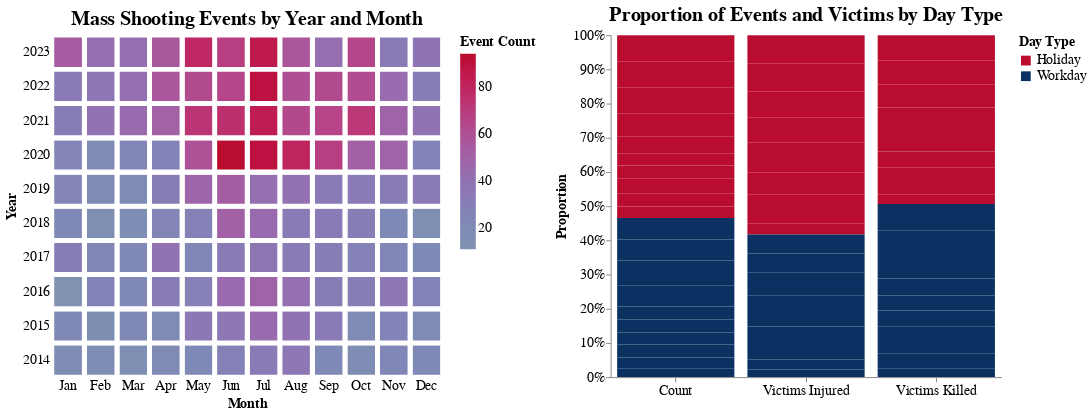

Notebook code for this chart:
### Code cell
def is_holiday(year, month, day, week_day):
    if month == 1 and day == 1:
        return 'Holiday'  # New Year's Day
    elif month == 1 and week_day == 0 and 15 <= day <= 21:
        return 'Holiday'  # Martin Luther King Jr. Day
    elif month == 2 and week_day == 0 and 15 <= day <= 21:
        return 'Holiday'  # Presidents' Day
    elif month == 5 and week_day == 0 and 25 <= day <= 31:
        return 'Holiday'  # Memorial Day
    elif month == 7 and day == 4:
        return 'Holiday'  # Independence Day
    elif month == 9 and week_day == 0 and 1 <= day <= 7:
        return 'Holiday'  # Labor Day
    elif month == 10 and week_day == 0 and 8 <= day <= 14:
        return 'Holiday'  # Columbus Day
    elif month == 11 and day == 11:
        return 'Holiday'  # Veterans Day
    elif month == 11 and week_day == 3 and 22 <= day <= 28:
        return 'Holiday'  # Thanksgiving Day
    elif month == 12 and day == 25:
        return 'Holiday'  # Christmas Day
    elif week_day in [6, 7]:
        return 'Holiday'
    else:
        return 'Workday'

data['Day Type'] = data.apply(lambda row: is_holiday(row['Year'], row['Month'], row['Date'], row['Week Day']), axis=1)

data['Count'] = data.groupby(['Year', 'Month']).transform('size')
heatmap_data = data[['Year', 'Month', 'Count', 'Day Type']].drop_duplicates()

month_labels = ['Jan', 'Feb', 'Mar', 'Apr', 'May', 'Jun', 'Jul', 'Aug', 'Sep', 'Oct', 'Nov', 'Dec']

year_brush = alt.selection_interval(fields=['Year'], encodings=['y'])

heatmap = alt.Chart(heatmap_data).mark_rect(
    stroke='white',
    strokeWidth=5
).encode(
    x=alt.X(
        'Month:O',
        title='Month',
        sort=list(range(1, 13)),
        axis=alt.Axis(
            labels=True,
            labelAngle=0,
            ticks=False,
            domain=False,
            labelFontSize=14,
            titleFontSize=14,
            labelExpr='datum.value == 1 ? "Jan" : datum.value == 2 ? "Feb" : '
                      'datum.value == 3 ? "Mar" : datum.value == 4 ? "Apr" : '
                      'datum.value == 5 ? "May" : datum.value == 6 ? "Jun" : '
                      'datum.value == 7 ? "Jul" : datum.value == 8 ? "Aug" : '
                      'datum.value == 9 ? "Sep" : datum.value == 10 ? "Oct" : '
                      'datum.value == 11 ? "Nov" : "Dec"'
        )
    ),
    y=alt.Y(
        'Year:O',
        title='Year',
        sort='descending',
        axis=alt.Axis(
            ticks=False,
            domain=False,
            labelFontSize=14,
            titleFontSize=14
        )
    ),
    color=alt.condition(
        year_brush,
        alt.Color(
            'Count:Q',
            scale=alt.Scale(domain=[heatmap_data['Count'].min(), heatmap_data['Count'].max()],
                            range=['#7F92B1', '#BA0C2F']),
            legend=alt.Legend(title="Event Count", titleFontSize=14, labelFontSize=14)
        ),
        alt.value('lightgray') 
    ),
    tooltip=['Year', 'Month', 'Count', 'Day Type']
).add_selection(
    year_brush
).properties(
    width=400,
    height=350,
    title=alt.TitleParams(
        text="Mass Shooting Events by Year and Month",
        fontSize=20
    )
)

stacked_data = data.copy()

stacked_summary = stacked_data.groupby(['Year', 'Day Type']).agg(
    Count=('Week Day', 'count'),
    Victims_Killed=('Victims Killed', 'sum'),
    Victims_Injured=('Victims Injured', 'sum')
).reset_index()

stacked_chart = alt.Chart(stacked_summary).transform_fold(
    ['Count', 'Victims_Killed', 'Victims_Injured'],
    as_=['OriginalCategory', 'Value']
).transform_calculate(
    Category=alt.expr.replace(alt.datum.OriginalCategory, '_', ' ')
).mark_bar().encode(
    x=alt.X(
        'Category:N', 
        title=None, 
        axis=alt.Axis(labelAngle=0, labelFontSize=14, titleFontSize=14)  
    ),
    y=alt.Y(
        'Value:Q', 
        stack='normalize', 
        title='Proportion', 
        axis=alt.Axis(grid=False, labelFontSize=14, titleFontSize=14)  
    ), 
    color=alt.Color(
        'Day Type:N',
        scale=alt.Scale(domain=['Holiday', 'Workday'], range=['#BA0C2F', '#0A3161']),
        legend=alt.Legend(title="Day Type", titleFontSize=14, labelFontSize=14) 
    ),
    tooltip=['Year:N', 'Day Type:N', 'Category:N', 'Value:Q']
).transform_filter(
    year_brush
).properties(
    width=400,
    height=350,
    title=alt.TitleParams(
        text="Proportion of Events and Victims by Day Type",
        fontSize=20
    )
)

final_chart = alt.hconcat(
    heatmap,
    stacked_chart
).resolve_legend(
    color="independent"
).configure_view(
    strokeWidth=0
)

final_chart

### Figure 1 — Vega-Lite specification as saved in the notebook (floating-point values rounded to 4 significant figures; data arrays with more than 128 entries replaced by an {"elided": "..."} marker saying what was removed)
{"config": {"view": {"continuousWidth": 300, "continuousHeight": 300, "strokeWidth": 0}}, "hconcat": [{"data": {"name": "data-cdb8a2dfb13b52507d5ef1c1aa6c9015"}, "mark": {"type": "rect", "stroke": "white", "strokeWidth": 5}, "encoding": {"color": {"condition": {"param": "param_1", "field": "Count", "legend": {"labelFontSize": 14, "title": "Event Count", "titleFontSize": 14}, "scale": {"domain": [11, 94], "range": ["#7F92B1", "#BA0C2F"]}, "type": "quantitative"}, "value": "lightgray"}, "tooltip": [{"field": "Year", "type": "quantitative"}, {"field": "Month", "type": "quantitative"}, {"field": "Count", "type": "quantitative"}, {"field": "Day Type", "type": "nominal"}], "x": {"axis": {"domain": false, "labelAngle": 0, "labelExpr": "datum.value == 1 ? \"Jan\" : datum.value == 2 ? \"Feb\" : datum.value == 3 ? \"Mar\" : datum.value == 4 ? \"Apr\" : datum.value == 5 ? \"May\" : datum.value == 6 ? \"Jun\" : datum.value == 7 ? \"Jul\" : datum.value == 8 ? \"Aug\" : datum.value == 9 ? \"Sep\" : datum.value == 10 ? \"Oct\" : datum.value == 11 ? \"Nov\" : \"Dec\"", "labelFontSize": 14, "labels": true, "ticks": false, "titleFontSize": 14}, "field": "Month", "sort": [1, 2, 3, 4, 5, 6, 7, 8, 9, 10, 11, 12], "title": "Month", "type": "ordinal"}, "y": {"axis": {"domain": false, "labelFontSize": 14, "ticks": false, "titleFontSize": 14}, "field": "Year", "sort": "descending", "title": "Year", "type": "ordinal"}}, "height": 350, "name": "view_1", "title": {"text": "Mass Shooting Events by Year and Month", "fontSize": 20}, "width": 400}, {"data": {"name": "data-8e3dadeab983b992004ac2168118a77a"}, "mark": {"type": "bar"}, "encoding": {"color": {"field": "Day Type", "legend": {"labelFontSize": 14, "title": "Day Type", "titleFontSize": 14}, "scale": {"domain": ["Holiday", "Workday"], "range": ["#BA0C2F", "#0A3161"]}, "type": "nominal"}, "tooltip": [{"field": "Year", "type": "nominal"}, {"field": "Day Type", "type": "nominal"}, {"field": "Category", "type": "nominal"}, {"field": "Value", "type": "quantitative"}], "x": {"axis": {"labelAngle": 0, "labelFontSize": 14, "titleFontSize": 14}, "field": "Category", "title": null, "type": "nominal"}, "y": {"axis": {"grid": false, "labelFontSize": 14, "titleFontSize": 14}, "field": "Value", "stack": "normalize", "title": "Proportion", "type": "quantitative"}}, "height": 350, "title": {"text": "Proportion of Events and Victims by Day Type", "fontSize": 20}, "transform": [{"fold": ["Count", "Victims_Killed", "Victims_Injured"], "as": ["OriginalCategory", "Value"]}, {"calculate": "replace(datum.OriginalCategory,'_',' ')", "as": "Category"}, {"filter": {"param": "param_1"}}], "width": 400}], "params": [{"name": "param_1", "select": {"type": "interval", "encodings": ["y"], "fields": ["Year"]}, "views": ["view_1"]}], "resolve": {"legend": {"color": "independent"}}, "$schema": "https://vega.github.io/schema/vega-lite/v5.20.1.json", "datasets": {"data-cdb8a2dfb13b52507d5ef1c1aa6c9015": {"elided": "240 records"}, "data-8e3dadeab983b992004ac2168118a77a": [{"Year": 2014, "Day Type": "Holiday", "Count": 155, "Victims_Killed": 130, "Victims_Injured": 638}, {"Year": 2014, "Day Type": "Workday", "Count": 116, "Victims_Killed": 123, "Victims_Injured": 432}, {"Year": 2015, "Day Type": "Holiday", "Count": 178, "Victims_Killed": 136, "Victims_Injured": 750}, {"Year": 2015, "Day Type": "Workday", "Count": 154, "Victims_Killed": 200, "Victims_Injured": 569}, {"Year": 2016, "Day Type": "Holiday", "Count": 205, "Victims_Killed": 236, "Victims_Injured": 887}, {"Year": 2016, "Day Type": "Workday", "Count": 178, "Victims_Killed": 192, "Victims_Injured": 646}, {"Year": 2017, "Day Type": "Holiday", "Count": 182, "Victims_Killed": 226, "Victims_Injured": 1217}, {"Year": 2017, "Day Type": "Workday", "Count": 165, "Victims_Killed": 191, "Victims_Injured": 571}, {"Year": 2018, "Day Type": "Holiday", "Count": 159, "Victims_Killed": 131, "Victims_Injured": 662}, {"Year": 2018, "Day Type": "Workday", "Count": 176, "Victims_Killed": 216, "Victims_Injured": 646}, {"Year": 2019, "Day Type": "Holiday", "Count": 234, "Victims_Killed": 221, "Victims_Injured": 1041}, {"Year": 2019, "Day Type": "Workday", "Count": 180, "Victims_Killed": 207, "Victims_Injured": 649}, {"Year": 2020, "Day Type": "Holiday", "Count": 321, "Victims_Killed": 259, "Victims_Injured": 1409}, {"Year": 2020, "Day Type": "Workday", "Count": 290, "Victims_Killed": 236, "Victims_Injured": 1117}, {"Year": 2021, "Day Type": "Holiday", "Count": 350, "Victims_Killed": 313, "Victims_Injured": 1503}, {"Year": 2021, "Day Type": "Workday", "Count": 339, "Victims_Killed": 355, "Victims_Injured": 1281}, {"Year": 2022, "Day Type": "Holiday", "Count": 356, "Victims_Killed": 334, "Victims_Injured": 1560}, {"Year": 2022, "Day Type": "Workday", "Count": 288, "Victims_Killed": 308, "Victims_Injured": 1088}, {"Year": 2023, "Day Type": "Holiday", "Count": 364, "Victims_Killed": 353, "Victims_Injured": 1614}, {"Year": 2023, "Day Type": "Workday", "Count": 295, "Victims_Killed": 368, "Victims_Injured": 1082}]}}
